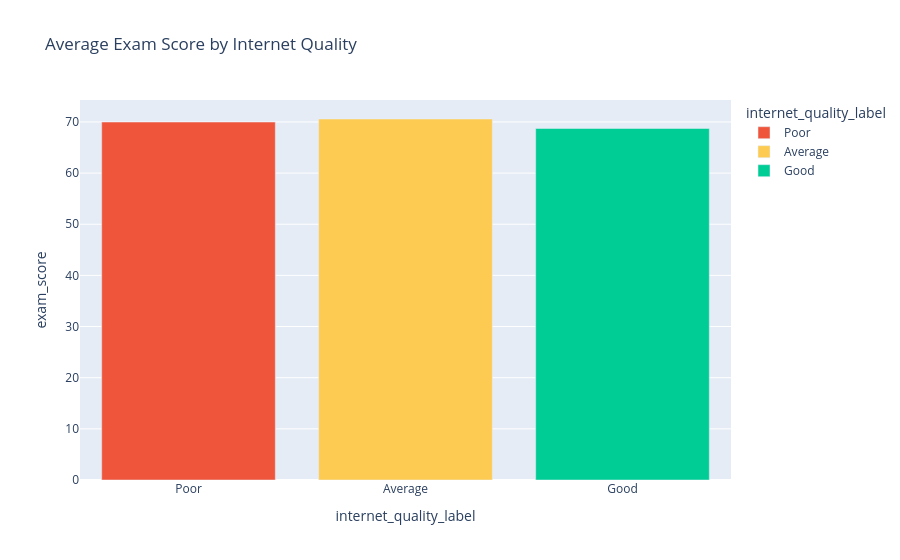

The cell this chart's notebook holds for it:
### Code cell
# assumption 3: higher internet quality is associated with higher exam scores
# group data
internet_avg = df.groupby('internet_quality')['exam_score'].mean().reset_index()

# map numbers to labels
internet_labels = {0: 'Poor', 1: 'Average', 2: 'Good'}
internet_avg['internet_quality_label'] = internet_avg['internet_quality'].map(internet_labels)

# plot
fig = px.bar(
    internet_avg,
    x='internet_quality_label',
    y='exam_score',
    title='Average Exam Score by Internet Quality',
    color='internet_quality_label',
    color_discrete_map={
        'Poor': '#EF553B',
        'Average': '#FECB52',
        'Good': '#00CC96'
    }
)

fig.show()

### Figure 1 — Plotly figure (JSON) as saved in the notebook; plotly's stock layout.template omitted (floating-point values rounded to 4 significant figures)
{"data": [{"hovertemplate": "internet_quality_label=%{x}<br>exam_score=%{y}<extra></extra>", "legendgroup": "Poor", "marker": {"color": "#EF553B", "pattern": {"shape": ""}}, "name": "Poor", "orientation": "v", "showlegend": true, "textposition": "auto", "type": "bar", "x": ["Poor"], "xaxis": "x", "y": [69.98], "yaxis": "y"}, {"hovertemplate": "internet_quality_label=%{x}<br>exam_score=%{y}<extra></extra>", "legendgroup": "Average", "marker": {"color": "#FECB52", "pattern": {"shape": ""}}, "name": "Average", "orientation": "v", "showlegend": true, "textposition": "auto", "type": "bar", "x": ["Average"], "xaxis": "x", "y": [70.58], "yaxis": "y"}, {"hovertemplate": "internet_quality_label=%{x}<br>exam_score=%{y}<extra></extra>", "legendgroup": "Good", "marker": {"color": "#00CC96", "pattern": {"shape": ""}}, "name": "Good", "orientation": "v", "showlegend": true, "textposition": "auto", "type": "bar", "x": ["Good"], "xaxis": "x", "y": [68.72], "yaxis": "y"}], "layout": {"barmode": "relative", "legend": {"title": {"text": "internet_quality_label"}, "tracegroupgap": 0}, "title": {"text": "Average Exam Score by Internet Quality"}, "xaxis": {"anchor": "y", "categoryarray": ["Poor", "Average", "Good"], "categoryorder": "array", "domain": [0, 1], "title": {"text": "internet_quality_label"}}, "yaxis": {"anchor": "x", "domain": [0, 1], "title": {"text": "exam_score"}}}}
